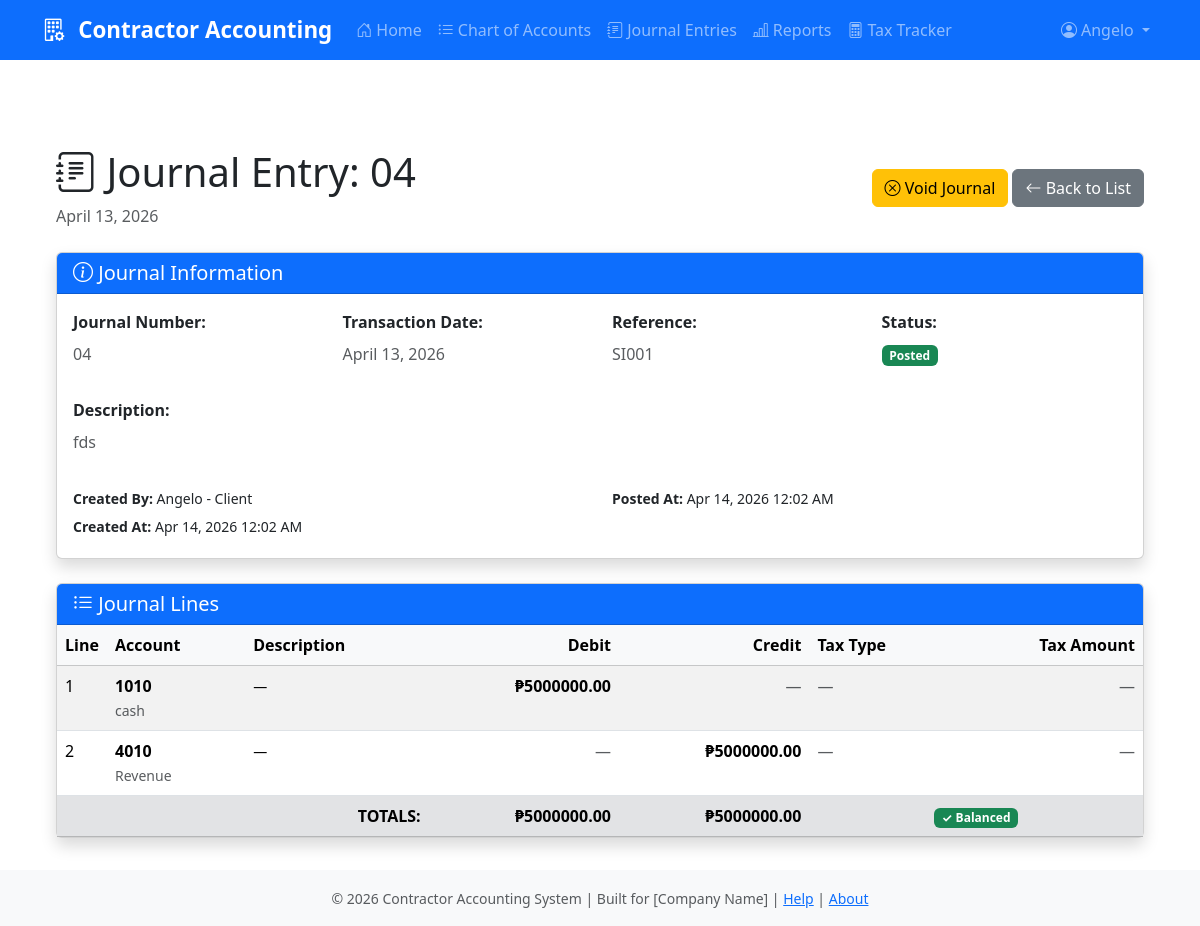
/ledger/journals/4/ (signed in), run on the app's committed database.
### Users/models.py (models this page shows)
class User(AbstractUser):
    ROLE_CHOICES = (
        ('admin', 'Admin'),
        ('accountant', 'Accountant'),
        ('bookkeeper', 'Bookkeeper'),
        ('client', 'Client'),
    )
    role = models.CharField(
        max_length=10, choices=ROLE_CHOICES, default='client')
    def __str__(self):
        return f"{self.username} - {self.get_role_display()}"

### ledger/models.py (models this page shows, shortened)
class JournalHeader(models.Model):
    STATUS_CHOICES = [
        ('DRAFT', 'Draft'),
        ('POSTED', 'Posted'),
        ('VOID', 'Void'),
    ]
    journal_number = models.CharField(
        max_length=50, unique=True, help_text="Journal entry number")
    transaction_date = models.DateField(help_text="Transaction date")
    reference = models.CharField(
        max_length=100, blank=True, help_text="External reference (invoice, check number, etc.)")
    description = models.TextField(help_text="Journal entry description")
    status = models.CharField(
        max_length=10, choices=STATUS_CHOICES, default='DRAFT')
    created_by = models.ForeignKey(
        settings.AUTH_USER_MODEL, on_delete=models.PROTECT, related_name='journals_created')
    created_at = models.DateTimeField(auto_now_add=True)
    updated_at = models.DateTimeField(auto_now=True)
    posted_at = models.DateTimeField(null=True, blank=True)
    class Meta:
        ordering = ['-transaction_date', '-journal_number']
        verbose_name = "Journal Entry"
        verbose_name_plural = "Journal Entries"
    def total_debits(self):
        return self.lines.aggregate(total=models.Sum('debit_amount'))['total'] or Decimal('0.00')
    def total_credits(self):
        return self.lines.aggregate(total=models.Sum('credit_amount'))['total'] or Decimal('0.00')
    def is_balanced(self):
        return self.total_debits() == self.total_credits()

class JournalLine(models.Model):
    journal = models.ForeignKey(
        JournalHeader,
        on_delete=models.CASCADE,
        related_name='lines',
        help_text="Parent journal entry"
    )
    line_number = models.IntegerField(help_text="Line sequence number")
    account = models.ForeignKey(
        Account,
        on_delete=models.PROTECT,
        related_name='journal_lines',
        help_text="Account to debit or credit"
    )
    description = models.CharField(
        max_length=200, blank=True, help_text="Line-level description")
    debit_amount = models.DecimalField(
        max_digits=15,
        decimal_places=2,
        default=Decimal('0.00'),
        validators=[MinValueValidator(Decimal('0.00'))],
        help_text="Debit amount (leave 0 if credit)"
    )
    credit_amount = models.DecimalField(
        max_digits=15,
        decimal_places=2,
        default=Decimal('0.00'),
        validators=[MinValueValidator(Decimal('0.00'))],
        help_text="Credit amount (leave 0 if debit)"
    )
    tax_type = models.ForeignKey(
        TaxType,
        on_delete=models.SET_NULL,
        null=True,
        blank=True,
        related_name='journal_lines',
        help_text="Type of tax (VAT, withholding, etc.)"
    )
    tax_base_amount = models.DecimalField(
        max_digits=15,
        decimal_places=2,
        null=True,          # allow NULL in DB
        blank=True,         # allow empty in forms
        default=None,       # no forced 0.00
        validators=[MinValueValidator(Decimal('0.00'))],
        help_text="Amount subject to tax"
    )
    tax_rate = models.DecimalField(
        max_digits=5,
        decimal_places=2,
        null=True,
        blank=True,
        default=None,
        validators=[MinValueValidator(Decimal('0.00'))],
        help_text="Tax rate applied (percentage)"
    )
    tax_amount = models.DecimalField(
        max_digits=15,
        decimal_places=2,
        null=True,
        blank=True,
        default=None,
        validators=[MinValueValidator(Decimal('0.00'))],
        help_text="Computed tax amount"
    )
    created_at = models.DateTimeField(auto_now_add=True)
    updated_at = models.DateTimeField(auto_now=True)
    created_by = models.ForeignKey(
        settings.AUTH_USER_MODEL, on_delete=models.CASCADE)
    class Meta:
        ordering = ['journal', 'line_number']
        unique_together = ['journal', 'line_number']
        verbose_name = "Journal Line"
        verbose_name_plural = "Journal Lines"

class Account(models.Model):
    ACCOUNT_TYPES = [
        ('ASSET', 'Asset'),
        ('LIABILITY', 'Liability'),
        ('EQUITY', 'Equity'),
        ('REVENUE', 'Revenue'),
        ('EXPENSE', 'Expense'),
    ]
    code = models.CharField(max_length=20, unique=True,
                            help_text="Account code (e.g., 1010, 5010)")
    name = models.CharField(max_length=200, help_text="Account name")
    account_type = models.CharField(max_length=20, choices=ACCOUNT_TYPES)
    parent = models.ForeignKey(
        'self',
        on_delete=models.SET_NULL,
        null=True,
        blank=True,
        related_name='children',
        help_text="Parent account for hierarchical chart of accounts"
    )
    is_active = models.BooleanField(default=True)
    description = models.TextField(blank=True)
    created_at = models.DateTimeField(auto_now_add=True)
    updated_at = models.DateTimeField(auto_now=True)
    class Meta:
        ordering = ['code']
        verbose_name = "Account"
        verbose_name_plural = "Chart of Accounts"

### ledger/views.py (the view)
# urls.py: path('journals/<int:pk>/', views.journal_detail, name='journal_detail'),
@login_required(login_url='login')
def journal_detail(request, pk):
    journal = get_object_or_404(JournalHeader, pk=pk)
    lines = journal.lines.all().order_by('line_number')
    context = {
        'journal': journal,
        'lines': lines,
    }
    return render(request, 'ledger/journal_detail.html', context)

### ledger/templates/ledger/journal_detail.html (shortened to what this page needs)
{% extends 'ledger/base.html' %}
{% block content %}
<div class="container mt-4">
    <div class="d-flex justify-content-between align-items-center mb-4">
        <div>
            <h1 class="display-6">
                <i class="bi bi-journal-text"></i> Journal Entry: {{ journal.journal_number }}
            </h1>
            <p class="text-muted mb-0">{{ journal.transaction_date|date:"F d, Y" }}</p>
        </div>
        <div>
            {% if journal.status == 'DRAFT' %}
                <a href="{% url 'journal_edit' journal.pk %}" class="btn btn-primary">
                    <i class="bi bi-pencil"></i> Edit
                </a>
                <a href="{% url 'journal_post' journal.pk %}" class="btn btn-success">
                    <i class="bi bi-check-circle"></i> Post Journal
                </a>
            {% elif journal.status == 'POSTED' %}
                <a href="{% url 'journal_void' journal.pk %}" class="btn btn-warning">
                    <i class="bi bi-x-circle"></i> Void Journal
                </a>
            {% endif %}
            <a href="{% url 'journals_list' %}" class="btn btn-secondary">
                <i class="bi bi-arrow-left"></i> Back to List
            </a>
        </div>
    </div>
    <div class="card shadow mb-4">
        <div class="card-header bg-primary text-white">
            <h5 class="mb-0"><i class="bi bi-info-circle"></i> Journal Information</h5>
        </div>
        <div class="card-body">
            <div class="row">
                <div class="col-md-3">
                    <p class="mb-2"><strong>Journal Number:</strong></p>
                    <p class="text-muted">{{ journal.journal_number }}</p>
                </div>
                <div class="col-md-3">
                    <p class="mb-2"><strong>Transaction Date:</strong></p>
                    <p class="text-muted">{{ journal.transaction_date|date:"F d, Y" }}</p>
                </div>
                <div class="col-md-3">
                    <p class="mb-2"><strong>Reference:</strong></p>
                    <p class="text-muted">{{ journal.reference|default:"—" }}</p>
                </div>
                <div class="col-md-3">
                    <p class="mb-2"><strong>Status:</strong></p>
                    <p>
                        {% if journal.status == 'DRAFT' %}
                            <span class="badge bg-warning text-dark">Draft</span>
                        {% elif journal.status == 'POSTED' %}
                            <span class="badge bg-success">Posted</span>
                        {% elif journal.status == 'VOID' %}
                            <span class="badge bg-secondary">Void</span>
                        {% endif %}
                    </p>
                </div>
            </div>
            <div class="row mt-3">
                <div class="col-12">
                    <p class="mb-2"><strong>Description:</strong></p>
                    <p class="text-muted">{{ journal.description }}</p>
                </div>
            </div>
            <div class="row mt-3">
                <div class="col-md-6">
                    <p class="mb-1"><small><strong>Created By:</strong> {{ journal.created_by|default:"System" }}</small></p>
                    <p class="mb-1"><small><strong>Created At:</strong> {{ journal.created_at|date:"M d, Y g:i A" }}</small></p>
                </div>
                <div class="col-md-6">
                    {% if journal.posted_at %}
                        <p class="mb-1"><small><strong>Posted At:</strong> {{ journal.posted_at|date:"M d, Y g:i A" }}</small></p>
                    {% endif %}
                </div>
            </div>
        </div>
    </div>
    <div class="card shadow">
        <div class="card-header bg-primary text-white">
            <h5 class="mb-0"><i class="bi bi-list-ul"></i> Journal Lines</h5>
        </div>
        <div class="card-body p-0">
            <div class="table-responsive">
                <table class="table table-striped mb-0">
                    <thead class="table-light">
                        <tr>
                            <th style="width: 50px;">Line</th>
                            <th>Account</th>
                            <th>Description</th>
                            <th class="text-end">Debit</th>
                            <th class="text-end">Credit</th>
                            <th>Tax Type</th>
                            <th class="text-end">Tax Amount</th>
                        </tr>
                    </thead>
                    <tbody>
                        {% for line in lines %}
                            <tr>
                                <td>{{ line.line_number }}</td>
                                <td>
                                    <strong>{{ line.account.code }}</strong><br>
                                    <small class="text-muted">{{ line.account.name }}</small>
                                </td>
                                <td><small>{{ line.description|default:"—" }}</small></td>
                                <td class="text-end">
                                    {% if line.debit_amount > 0 %}
                                        <strong>₱{{ line.debit_amount|floatformat:2 }}</strong>
                                    {% else %}
                                        <span class="text-muted">—</span>
                                    {% endif %}
                                </td>
                                <td class="text-end">
                                    {% if line.credit_amount > 0 %}
                                        <strong>₱{{ line.credit_amount|floatformat:2 }}</strong>
                                    {% else %}
                                        <span class="text-muted">—</span>
                                    {% endif %}
                                </td>
                                <td>
                                    {% if line.tax_type %}
                                        <span class="badge bg-info">{{ line.tax_type.code }}</span>
                                    {% else %}
                                        <span class="text-muted">—</span>
                                    {% endif %}
                                </td>
                                <td class="text-end">
                                    {% if line.tax_amount > 0 %}
                                        ₱{{ line.tax_amount|floatformat:2 }}
                                    {% else %}
                                        <span class="text-muted">—</span>
                                    {% endif %}
                                </td>
                            </tr>
                        {% endfor %}
                    </tbody>
                    <tfoot class="table-secondary">
                        <tr class="fw-bold">
                            <td colspan="3" class="text-end">TOTALS:</td>
                            <td class="text-end">₱{{ journal.total_debits|floatformat:2 }}</td>
                            <td class="text-end">₱{{ journal.total_credits|floatformat:2 }}</td>
                            <td colspan="2" class="text-center">
                                {% if journal.is_balanced %}
                                    <span class="badge bg-success">✓ Balanced</span>
                                {% else %}
                                    <span class="badge bg-danger">⚠ Not Balanced</span>
                                {% endif %}
                            </td>
                        </tr>
                    </tfoot>
                </table>
            </div>
        </div>
    </div>
</div>
{% endblock %}

### ledger/templates/ledger/base.html (shortened to what this page needs)
<!DOCTYPE html>
<html lang="en">
<head>
    <link href="https://cdn.jsdelivr.net/npm/bootstrap@5.3.3/dist/css/bootstrap.min.css" rel="stylesheet">
    <link href="https://cdn.jsdelivr.net/npm/bootstrap-icons@1.11.3/font/bootstrap-icons.css" rel="stylesheet">
</head>
<body>
    <nav class="navbar navbar-expand-lg navbar-dark bg-primary sticky-top">
        <div class="container">
            <a class="navbar-brand" href="{% url 'dashboard' %}">
                <i class="bi bi-building-gear me-2"></i>
                Contractor Accounting
            </a>
            <div class="collapse navbar-collapse" id="navbarNav">
                <ul class="navbar-nav me-auto">
                    <li class="nav-item">
                        <a class="nav-link" href="{% url 'dashboard' %}">
                            <i class="bi bi-house-door me-1"></i>Home
                        </a>
                    </li>
                    <li class="nav-item">
                        <a class="nav-link" href="{% url 'accounts_list' %}">
                            <i class="bi bi-list-ul me-1"></i>Chart of Accounts
                        </a>
                    </li>
                    <li class="nav-item">
                        <a class="nav-link" href="{% url 'journals_list' %}">
                            <i class="bi bi-journal-text me-1"></i>Journal Entries
                        </a>
                    </li>
                    <li class="nav-item">
                        <a class="nav-link" href="{% url 'report_trial_balance' %}">
                            <i class="bi bi-bar-chart-line me-1"></i>Reports
                        </a>
                    </li>
                    <li class="nav-item">
                        <a class="nav-link" href="{% url 'taxes_dashboard' %}">
                            <i class="bi bi-calculator me-1"></i>Tax Tracker
                        </a>
                    </li>
                </ul>
                <ul class="navbar-nav">
                    <li class="nav-item dropdown">
                        <a class="nav-link dropdown-toggle" href="#" role="button" data-bs-toggle="dropdown">
                            <i class="bi bi-person-circle me-1"></i>{{ user.get_full_name|default:user.username }}
                        </a>
                    </li>
                </ul>
            </div>
        </div>
    </nav>
    <div class="container-fluid">
        <main class="main-content">
            {% block content %}
            {% endblock %}
        </main>
    </div>
    <footer class="footer mt-auto">
        <div class="container text-center">
            <small class="text-muted">
                &copy; 2026 Contractor Accounting System |
                Built for [Company Name] |
                <a href="#">Help</a> | <a href="#">About</a>
            </small>
        </div>
    </footer>
</body>
</html>

### data on the page
User: get_full_name "Angelo"
JournalHeader: journal_number "04", transaction_date "April 13, 2026", reference "SI001", description "fds", created_by "Angelo - Client", created_at "Apr 14, 2026 12:02 AM", posted_at "Apr 14, 2026 12:02 AM", total_debits "5000000.00", total_credits "5000000.00"
JournalLine: line_number "1", account.code "1010", account.name "cash", description "—", debit_amount "5000000.00"
JournalLine: line_number "2", account.code "4010", account.name "Revenue", description "—", credit_amount "5000000.00"
